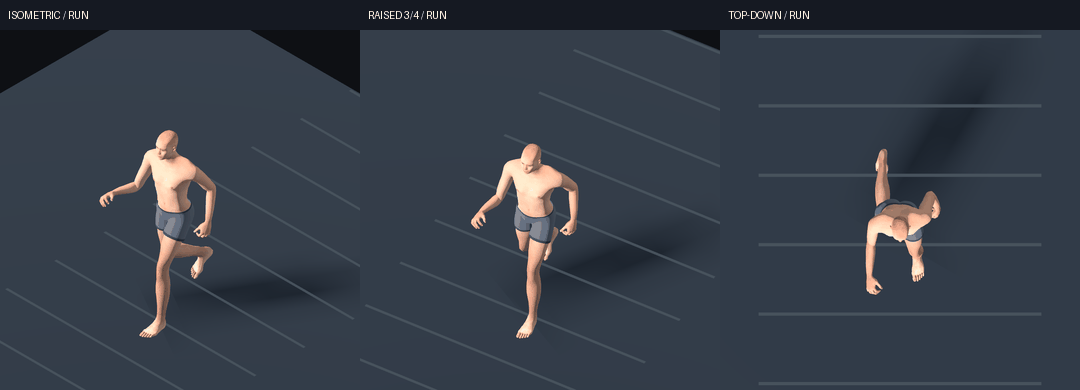
#> input picture tools/blender/locomotion_v03/run_review.gif, 1080 x 390 px
$ python -i encode_run_preview.py   (imports and definitions only)
#> lines starting #> are read from the running program, lines starting #| are printed output that depends on the picture
"""Encode actual Godot run reviews; Pillow required."""
from pathlib import Path
from PIL import Image,ImageDraw
import json
ROOT=Path(__file__).resolve().parent/'locomotion_v03';RAW=ROOT/'frames'
VIEWS=[('isometric','ISOMETRIC'),('three_quarter','RAISED 3/4'),('top_down','TOP-DOWN')]
# [1 line that did not run here, left out]
def tile(path,size=360):
    with Image.open(path) as im:
        w,h=im.size;return im.convert('RGB').crop(((w-h)//2,0,(w+h)//2,h)).resize((size,size),Image.Resampling.LANCZOS)
def encode(name,indices,filename,label):
    frames=[]
    for i in indices:
        im=Image.new('RGB',(1080,390),'#151922');draw=ImageDraw.Draw(im)
        for column,(view,title) in enumerate(VIEWS):
            im.paste(tile(RAW/view/filename(i)),(column*360,30));draw.text((column*360+8,9),title+' / '+label(i),fill='white')
        frames.append(im)
    frames[0].save(ROOT/name,save_all=True,append_images=frames[1:],duration=([30,30,40]*((len(frames)+2)//3))[:len(frames)],loop=0,optimize=False)
# [12 lines not run here, left out]

# Equal-time samples across acceleration and deceleration in all three views.
indices=[75,83,91,104,153,161,169,182]
im=Image.new('RGB',(1760,750),'#151922');draw=ImageDraw.Draw(im)
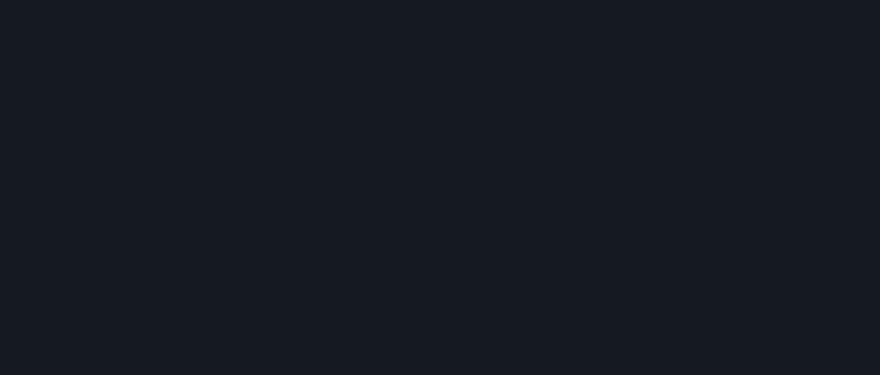
#> im: PIL image 1760x750 RGB (shown at 1/2 size); mean R, G, B 21, 25, 34
# [6 lines not run here, left out]

>>> result = tile('locomotion_v03/run_review.gif')
#> in tile, im is the input picture: PIL image 1080x390 P; mean R, G, B 53.8, 61, 71.5
#> in tile, `return im.convert('RGB').crop(((w - h) // 2, 0, (w + h) // 2, h)).resi`:
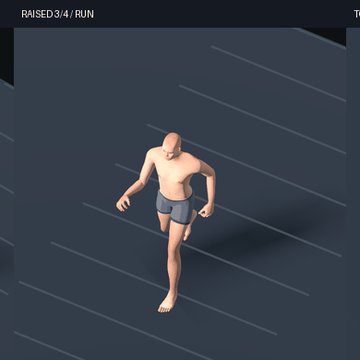
#> returned value: PIL image 360x360 RGB; mean R, G, B 54.8, 62, 72.4

$ run again, on tools/blender/locomotion_v03/isometric_facings.png
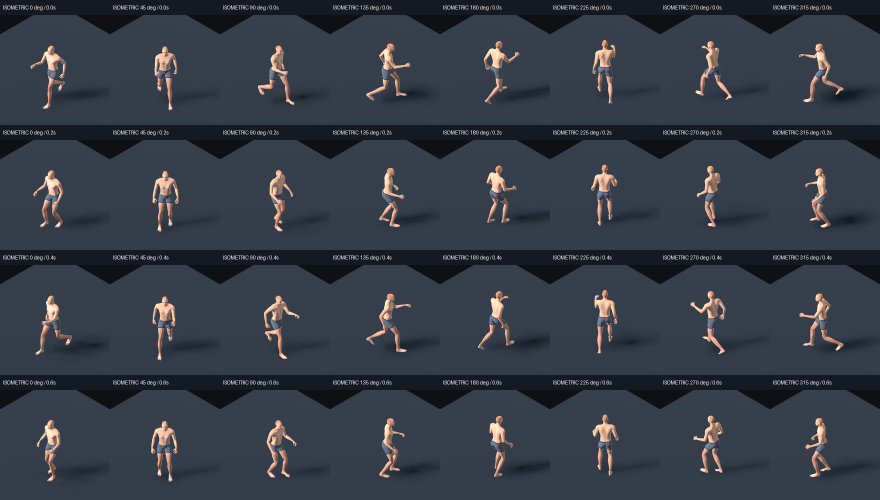
#> input picture tools/blender/locomotion_v03/isometric_facings.png, 1760 x 1000 px (shown at 1/2 size)
#> in tile, im is the input picture: PIL image 1760x1000 RGB; mean R, G, B 53.5, 59.9, 69.7
#> in tile, `return im.convert('RGB').crop(((w - h) // 2, 0, (w + h) // 2, h)).resi`:
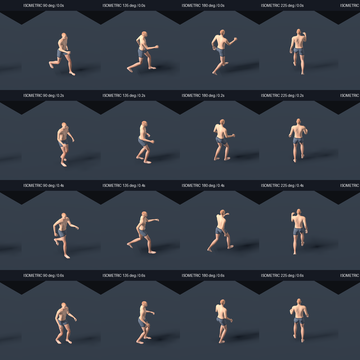
#> returned value: PIL image 360x360 RGB; mean R, G, B 52.6, 59.3, 69.2

$ run again, on tools/blender/locomotion_v03/three_quarter_facings.png
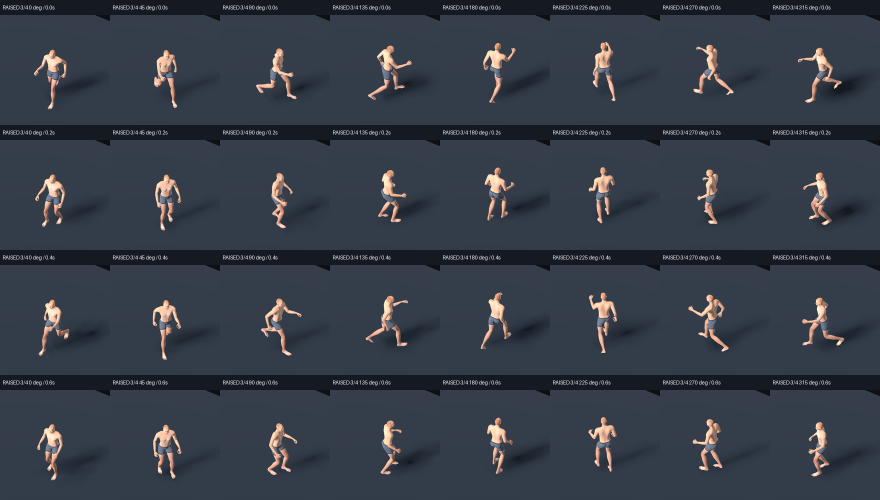
#> input picture tools/blender/locomotion_v03/three_quarter_facings.png, 1760 x 1000 px (shown at 1/2 size)
#> in tile, im is the input picture: PIL image 1760x1000 RGB; mean R, G, B 54.1, 60.9, 71.2
#> in tile, `return im.convert('RGB').crop(((w - h) // 2, 0, (w + h) // 2, h)).resi`:
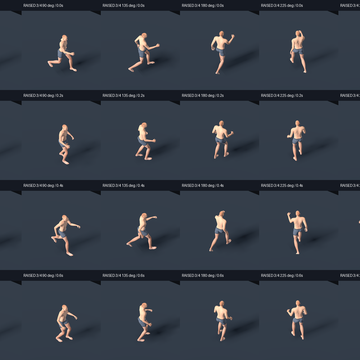
#> returned value: PIL image 360x360 RGB; mean R, G, B 53.3, 60.5, 70.9

$ run again, on tools/blender/locomotion_v03/top_down_facings.png
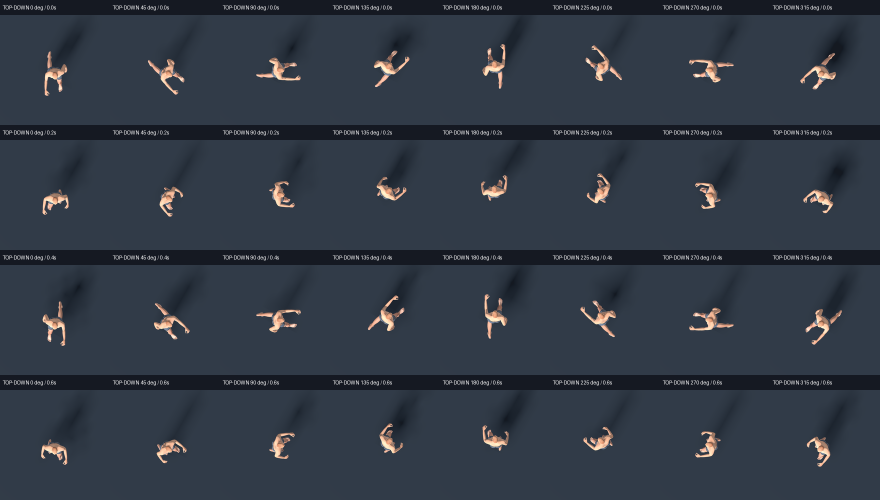
#> input picture tools/blender/locomotion_v03/top_down_facings.png, 1760 x 1000 px (shown at 1/2 size)
#> in tile, im is the input picture: PIL image 1760x1000 RGB; mean R, G, B 49.4, 57.3, 68.7
#> in tile, `return im.convert('RGB').crop(((w - h) // 2, 0, (w + h) // 2, h)).resi`:
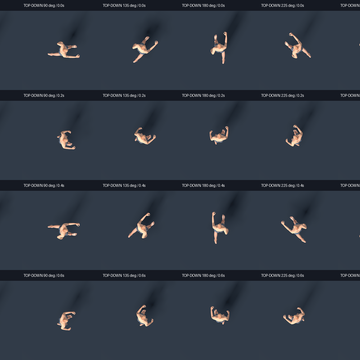
#> returned value: PIL image 360x360 RGB; mean R, G, B 49, 57.2, 68.7
